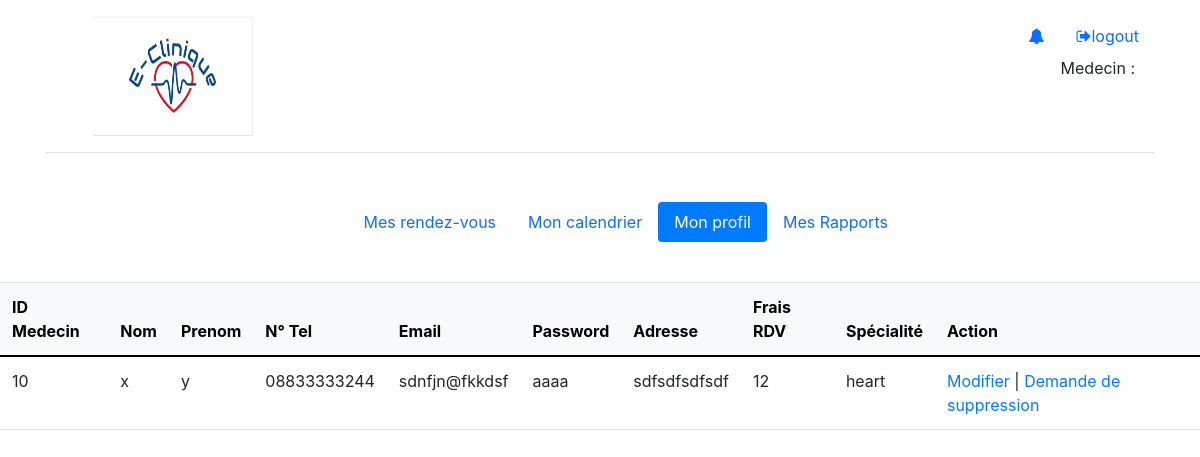
/medecin/myprofil.php (signed in), run on the app's committed database.
### tables this page shows
CREATE TABLE `medecin` (
  `idM` int(11) NOT NULL,
  `idAd` int(11) DEFAULT NULL,
  `nom` varchar(50) DEFAULT NULL,
  `prenom` varchar(50) DEFAULT NULL,
  `tel` varchar(12) DEFAULT NULL,
  `email` varchar(50) DEFAULT NULL,
  `adresse` varchar(50) DEFAULT NULL,
  `fee` float DEFAULT NULL,
  `specialite` varchar(50) DEFAULT NULL,
  `password` varchar(50) DEFAULT NULL
);

### medecin/myprofil.php (the view, shortened to what this page needs)
<!DOCTYPE html>
<html>
<head>
    <link href="https://cdn.jsdelivr.net/npm/bootstrap@5.0.0-beta3/dist/css/bootstrap.min.css" rel="stylesheet">
    <link rel="stylesheet" href="https://stackpath.bootstrapcdn.com/font-awesome/4.7.0/css/font-awesome.min.css">
    <link href="https://maxcdn.bootstrapcdn.com/bootstrap/4.0.0/css/bootstrap.min.css" rel="stylesheet">
    <link rel="stylesheet" href="../CSSFiles/style1.css">
</head>
<body>
    <div class="container" >
        <header class="d-flex flex-wrap justify-content-center py-3 mb-4 border-bottom">
            <a href="../home.php" class="d-flex align-items-center mb-3 mb-md-0 me-md-auto text-dark text-decoration-none">
            <svg class="bi me-2" width="40" height="32"><use xlink:href="#bootstrap"/></svg>
            <img src="../Images/Logo Site.PNG" alt="Logo" title="Logo" height="120px" width="160px">
            </a>
            <?php include("notificationIndex.php"); ?>
            <ul class="nav nav-pills">
                <li class="nav-item">
                <a class="nav-link" href="../logout.php"><i class="fa fa-sign-out" aria-hidden="true"></i>logout</a>
                Medecin : <?php echo $_SESSION['username'] ?>
                </li>
            </ul>
        </header>
        <div class="divNav">
        <ul class="nav nav-pills">
        <li class="nav-item">
                <a class="nav-link" aria-current="page" href="medecin_index.php" id="mrdv" >Mes rendez-vous</a>
            </li>
            <li class="nav-item">
                <a class="nav-link" href="mycalendar.php" id="prdv">Mon calendrier</a>
            </li>
            <li class="nav-item">
                <a class="nav-link active" href="myprofil.php" id="mp">Mon profil</a>
            </li>
            <li class="nav-item">
                <a class="nav-link" href="Rapports.php" id="rp">Mes Rapports</a>
            </li>
        </ul>
        </div>
    </div>
    <table class="table" style="margin-top: 15px;">
    <thead class="table-light">
				<th>ID Medecin</th>
				<th>Nom</th>
				<th>Prenom</th>
                <th>N° Tel</th>
				<th>Email</th>
				<th>Password</th>
				<th>Adresse</th>
				<th>Frais RDV</th>
				<th>Spécialité</th>
				<th>Action</th>
			</thead>
			<tbody>
				<?php
                    $myId=$_SESSION['idMedecin'];
                    $query=mysqli_query($conn,"select * from medecin where idM='$myId'");
					while($row=mysqli_fetch_array($query)){
						?>
						<tr>
							<td><?php echo $row['idM']; ?></td>
                            <td><?php echo $row['nom']; ?></td>
							<td><?php echo $row['prenom']; ?></td>
							<td><?php echo $row['tel']; ?></td>
							<td><?php echo $row['email']; ?></td>
							<td><?php echo $row['password']; ?></td>
							<td><?php echo $row['adresse']; ?></td>
							<td><?php echo $row['fee']; ?></td>
							<td><?php echo $row['specialite']; ?></td>
                            <td>
                                <a href="editMyProfil.php?idMedecin=<?php echo $row['idM']; ?>">Modifier</a> |
								<a href="deleteMe.php?idMedecin=<?php echo $row['idM']; ?>&nomMedecin=<?php echo $row['nom']; ?>&prenomMedecin=<?php echo $row['prenom']; ?>">Demande de suppression</a>
							</td>
						</tr>
						<?php
					}
				?>
			</tbody>
		</table>
</body>
</html>

### CSSFiles/style1.css (style rules this page uses)
.divNav { margin: auto; width: 50%; padding: 25px; }

### medecin/myprofil.php (style rules this page uses)
.nav { width: max-content; }

### data on the page
medecin: idM "10", nom "x", prenom "y", tel "08833333244", email "sdnfjn@fkkdsf", password "aaaa", adresse "sdfsdfsdfsdf", fee "12", specialite "heart"
